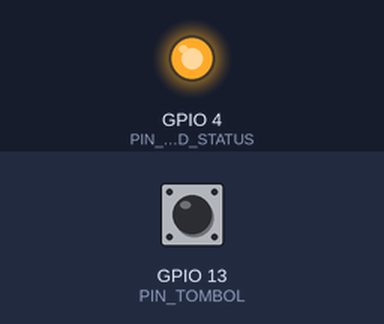
This sketch was run on a simulated ESP32. Shown: output pins drawn as LEDs (lit = HIGH). Inputs (shaded band) come from the test bench; at power-on: GPIO 13 (PIN_TOMBOL) HIGH. EEPROM starts erased; what the sketch prints to the serial monitor is not drawn. At 1.0 s the program puts the board to deep sleep or switches it off; the recording ends there.

Above: at 0.1 s.
Timing chart, 0 to 1.0 s (numbered marks = the images above):
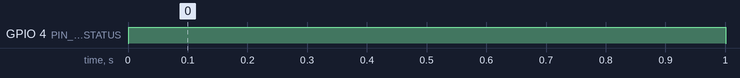

The sketch:

modul09_tiga_ingatan.ino
```cpp
// Modul 9 - Praktik 2: tiga ingatan ESP32 (RAM, memori RTC, dan NVS) melewati deep sleep
// Rangkaian: LED status di D4 dan tombol di D13 (kaki seberangnya ke GND), sama dengan Kemenangan Cepat.
// Papan bangun setiap 5 detik dan menambah tiga penghitung. Untuk restart, tahan tombol D13
// sampai LED menyala, tunggu sebentar, lalu lepaskan.

#include <Preferences.h>

const int PIN_LED_STATUS = 4;
const int PIN_TOMBOL = 13;
const unsigned long LAMA_TIDUR_DETIK = 5;

int hitungRam = 0;                // variabel biasa: disimpan di RAM
RTC_DATA_ATTR int hitungRtc = 0;  // disimpan di memori RTC: bertahan selama deep sleep
Preferences arsip;                // NVS dari Modul 8: bertahan walaupun listrik padam

// Nama pendek untuk alasan papan terakhir kali menyala (seperti Node 1 v1.0).
const char* namaAlasan() {
  esp_reset_reason_t alasan = esp_reset_reason();
  if (alasan == ESP_RST_POWERON) {
    return "POWERON";  // baru dinyalakan, tombol EN ditekan, atau program selesai diunggah
  }
  if (alasan == ESP_RST_SW) {
    return "SW";  // program sendiri yang meminta restart
  }
  if (alasan == ESP_RST_DEEPSLEEP) {
    return "DEEPSLEEP";  // bangun dari deep sleep
  }
  return "LAIN";
}

void setup() {
  Serial.begin(115200);
  pinMode(PIN_LED_STATUS, OUTPUT);
  pinMode(PIN_TOMBOL, INPUT_PULLUP);

  hitungRam++;
  hitungRtc++;
  arsip.begin("modul09", false);
  int hitungNvs = arsip.getInt("hitung", 0) + 1;
  arsip.putInt("hitung", hitungNvs);
  arsip.end();

  Serial.printf("RAM: %d   RTC: %d   NVS: %d   (alasan menyala: %s)\n", hitungRam, hitungRtc, hitungNvs, namaAlasan());

  digitalWrite(PIN_LED_STATUS, HIGH);  // LED menyala 1 detik: kesempatan untuk menahan tombol
  delay(1000);
  bool tombolDitahan = (digitalRead(PIN_TOMBOL) == LOW);
  digitalWrite(PIN_LED_STATUS, LOW);

  if (tombolDitahan) {
    Serial.println("Tombol ditahan: restart sekarang.");
    Serial.flush();
    ESP.restart();  // restart oleh program, mirip menekan tombol EN
  }

  Serial.flush();
  esp_sleep_enable_timer_wakeup(LAMA_TIDUR_DETIK * 1000000ULL);
  esp_deep_sleep_start();
}

void loop() {
  // Tidak pernah dijalankan (lihat Kemenangan Cepat).
}
```

Measured:
- by itself, GPIO 4 (PIN_LED_STATUS): LOW → HIGH at 0.00 s, → LOW 1.0 s later
